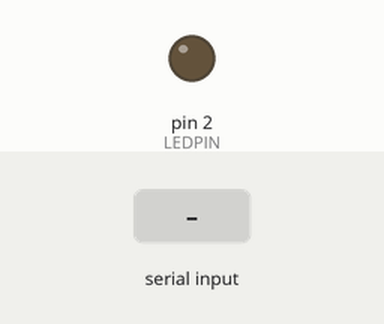
Bench run of a sketch on a simulated Arduino Uno, built with avr-gcc and run on an emulated ATmega328P. Parts: output pins drawn as LEDs (lit = HIGH). The test bench sets the inputs (shaded band). What the sketch prints to the serial monitor is not drawn.

Above: at 2.0 s.
2.1 s: "ON \n" received over Serial
At 3.9 s:
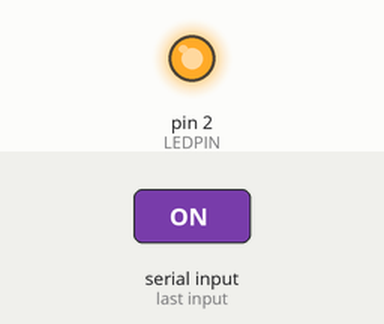
4.5 s: "OFF\n" received over Serial
At 5.5 s:
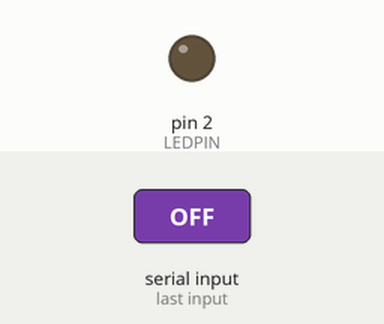
Timing chart, 0 to 7.5 s (numbered marks = the images above; inputs shaded):
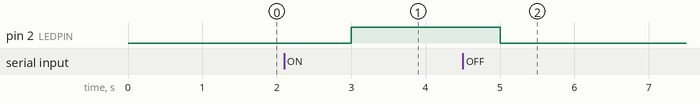

The sketch:

smart_light.ino
```cpp
//Generic Data structure for a message to be recieved

const byte numChars = 30; //Each message is up to 30 chars long
char receivedChars[numChars]; // each character is stored in an array of chars

String message; //message recieved (recievedChars as a string)

boolean dataArrived = false;

boolean buttonPushed = false;
boolean lightStatus = false;

const int LEDPIN = 2;

void setup() {
  Serial.begin(9600); // Starts the serial communication

  pinMode(LEDPIN, OUTPUT);

  sendOFF();
}

void loop() {

  delay(1000);


  recieveData();


    if (dataArrived == true) {
       String instruction = message.substring(0,3);

       if(instruction == "ON ") {

          digitalWrite(LEDPIN, HIGH);

       }
       if(instruction == "OFF") {

          digitalWrite(LEDPIN, LOW);

       }

       dataArrived = false;
    }


    if(buttonPushed){

      if(lightStatus){
        sendOFF();
      } else {
        sendON();
      }

    }

}


void sendON(){
    Serial.println("ON ");
    buttonPushed = false;
    lightStatus = true;
}

void sendOFF(){
   Serial.println("OFF");
   buttonPushed = false;
   lightStatus = false;
}


void recieveData(){

  static byte iterator = 0;
  char endIndicator = '\n';
  char charRecieved;

  while (Serial.available() > 0 && dataArrived == false)
  {
    charRecieved = Serial.read();

    if (charRecieved != endIndicator) {

      receivedChars[iterator] = charRecieved;
      iterator++;

      if (iterator >= numChars) {
        iterator = numChars - 1;
       }

     } else {

      receivedChars[iterator] = '\0'; // terminate the string
      message = String(receivedChars);

      iterator = 0;
      dataArrived = true;

    }
  }


}
```

Measured:
- after the input at 2.1 s, pin 2 (LEDPIN): LOW → HIGH after 0.90 s
- after the input at 4.5 s, pin 2 (LEDPIN): HIGH → LOW after 0.50 s
